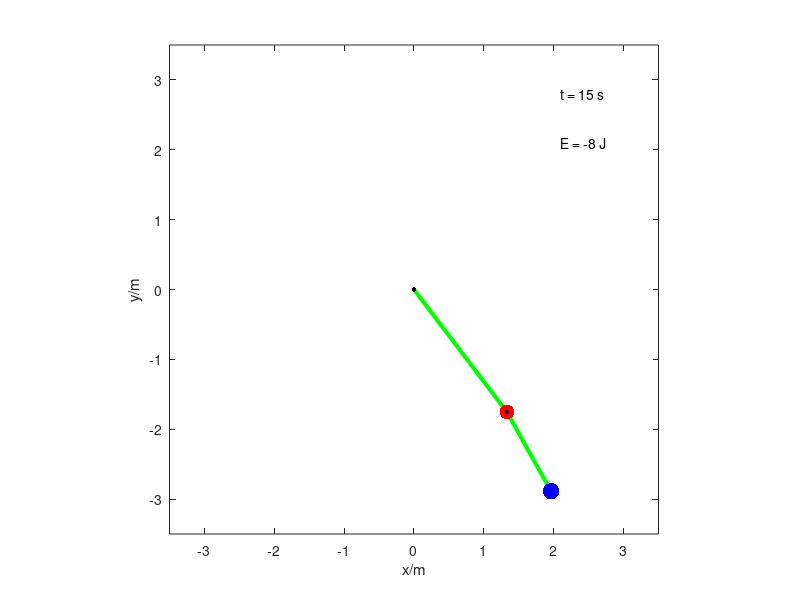

The MATLAB script that drew this image:
% Pendulul gravitational dublu
clear; close all; clc;
RT=1; % selector real time(1) / slow motion(0)
g=9.80665; % m/s^2; acceleratia gravitationala terestra
% Parametrii fizici ai sistemului mecanic:
L1=2.2; L2=1.3; % m; lungimile tijelor
m1=1.2; m2=1.7; % kg; masele corpurilor
% Conditiile initiale - orice unghiuri intre -180 si +180!
theta10=100; theta20=-10; % grade; unghiurile initiale
theta10=theta10*pi/180; theta20=theta20*pi/180; % conversia in rad
OM10=-30; OM20=20; % grade/s; vitezele unghiulare initiale
OM10=OM10*pi/180; OM20=OM20*pi/180; % conversia in rad/s
% Definirea duratelor caracteristice:
omega1=sqrt(g/L1); omega2=sqrt(g/L2); % pulsatii proprii ale componentelor
T1=2*pi/omega1; T2=2*pi/omega2; % perioade proprii ale componentelor
T=max(T1,T2); % "timp caracteristic" al miscarii pendulului dublu
ti=0; tf=5*T; N=200000; t=linspace(ti,tf,N); dt=t(2)-t(1); % timpul discret
% Prealocare si valori de start:
theta1=zeros(1,N); theta2=theta1; % prealocare unghiuri
OM1=zeros(1,N); OM2=OM1; % prealocare viteze unghiulare
theta1(1)=theta10; theta2(1)=theta20; % unghiuri de start pas 1
theta1(2)=theta10+OM10*dt; theta2(2)=theta20+OM20*dt; % unghiuri de start pas 2
OM1(1)=OM10; OM2(1)=OM20; % valori de start ale vitezelor unghiulare
% Notatii ajutatoare:
miu=1+m1/m2; % coeficient adimensional
r=L2/L1; % coeficient adimensional
a11=miu; a22=r; % coeficienti diagonala principala (constanti)
tic;
for i=2:N-1 % ciclul recurentelor
    aux=theta2(i)-theta1(i);
    a21=cos(aux); a12=a21*r; % coeficienti diagonala secundara (variabili)
    % Pentru vitezele unghiulare curente folosim derivatele la stanga:
    OM1(i)=(theta1(i)-theta1(i-1))/dt; % viteza corpului 1 la pasul i
    OM2(i)=(theta2(i)-theta2(i-1))/dt; % viteza corpului 2 la pasul i
    b1=r*OM2(i)^2*sin(aux)-g/L1*miu*sin(theta1(i)); % termen "liber" 1
    b2=-OM1(i)^2*sin(aux)-g/L1*sin(theta2(i)); % termen "liber" 2
    A=[a11,a12;a21,a22]; B=[b1;b2]; % matrice sistem si coloana termeni liberi
    E=A\B; % rezolvarea sistemului liniar in forma matriceala
    eps1=E(1); eps2=E(2); % acceleratiile unghiulare curente
    % Recurentele de ordinul II:
    theta1(i+1)=2*theta1(i)-theta1(i-1)+dt^2*eps1; % corp 1
    theta2(i+1)=2*theta2(i)-theta2(i-1)+dt^2*eps2; % corp 2
end;
OM1(N)=(theta1(N)-theta1(N-1))/dt; % viteza unghiulara corp 1 la pasul N
OM2(N)=(theta2(N)-theta2(N-1))/dt; % viteza unghiulara corp 2 la pasul N
toc; % afiseaza timpul de calcul al solutiei numerice
% Coordonate carteziene ale corpurilor:
x1=L1*sin(theta1); x2=x1+L2*sin(theta2); % coordonate orizontale
y1=-L1*cos(theta1); y2=y1-L2*cos(theta2); % coordonate verticale
% Energiile cinetica, potentiala, si respectiv totala:
T=1/2*(m1*L1^2*OM1.^2+m2*(L1^2*OM1.^2+L2^2*OM2.^2+2*L1*L2*OM1.*OM2.*cos(theta2-theta1)));
U=-g*((m1+m2)*L1*cos(theta1)+m2*L2*cos(theta2));
H=T+U; % hamiltonianul sistemului - energia totala
figure(1);
Lmax=L1+L2; % semilatura cadrului grafic
coef=30; % controleaza dimensiunile grafice ale corpurilor
rg1=coef*m1^(1/3); rg2=coef*m2^(1/3); % raze "grafice"
tic; simt=0; % porneste cronometrul si initializeaza timpul simularii
while simt<=tf % ciclul grafic
  j=abs(t-simt)==min(abs(t-simt)); % cauta cel mai apropiat t din discretizare
  plot([0 x1(j) x2(j)],[0 y1(j) y2(j)],'-g','LineWidth',3); hold on; % tije
  xlabel('x/m'); ylabel('y/m');
  plot(0,0,'.k','MarkerSize',10); % articulatie de suspensie
  plot(x1(j),y1(j),'.r','MarkerSize',rg1); % corpul 1
  plot(x1(j),y1(j),'.k','MarkerSize',10); % articulatie corp 1
  plot(x2(j),y2(j),'.b','MarkerSize',rg2); % corpul 2
  axis([-Lmax Lmax -Lmax Lmax]); axis square; % cadrul grafic
  text(3/5*Lmax,3/5*Lmax,['E = ',num2str(round(H(j))),' J']);
  if RT==1 % real time(1) / slow motion(0)
    simt=toc; % actualizeaza timpul simularii cu ceasul sistemului
    text(3/5*Lmax,4/5*Lmax,['t = ',num2str(round(t(j))),' s']);
  else
    simt=simt+1e-2; % incrementeaza cu o centisecunda
    text(3/5*Lmax,4/5*Lmax,['t=',num2str(round(t(j)*100)),' cs']);
  end
  pause(1e-6); hold off
end
